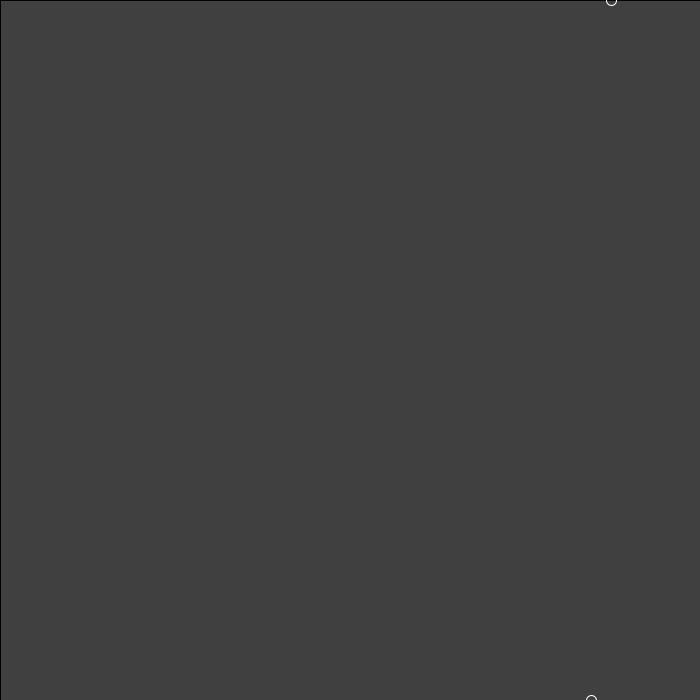
Frame 1 (no input)
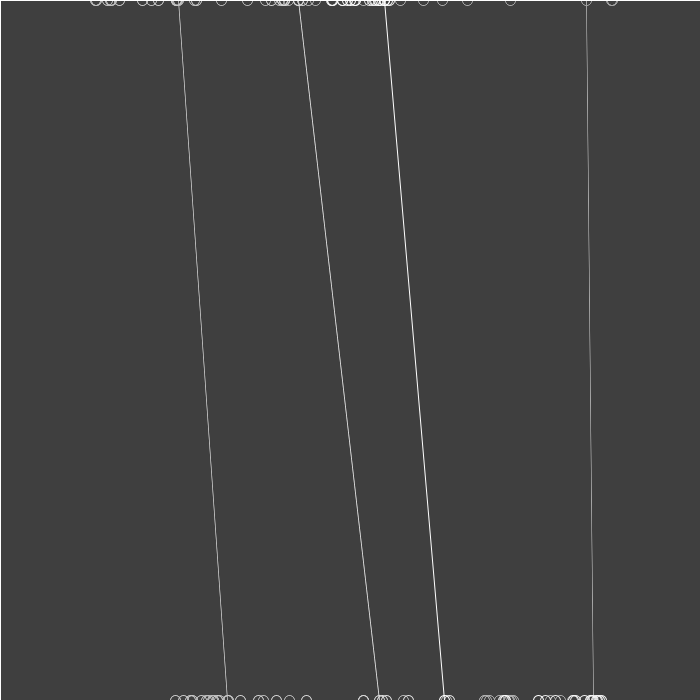
Frame 60 (the mouse pressed at the canvas centre just before this capture)
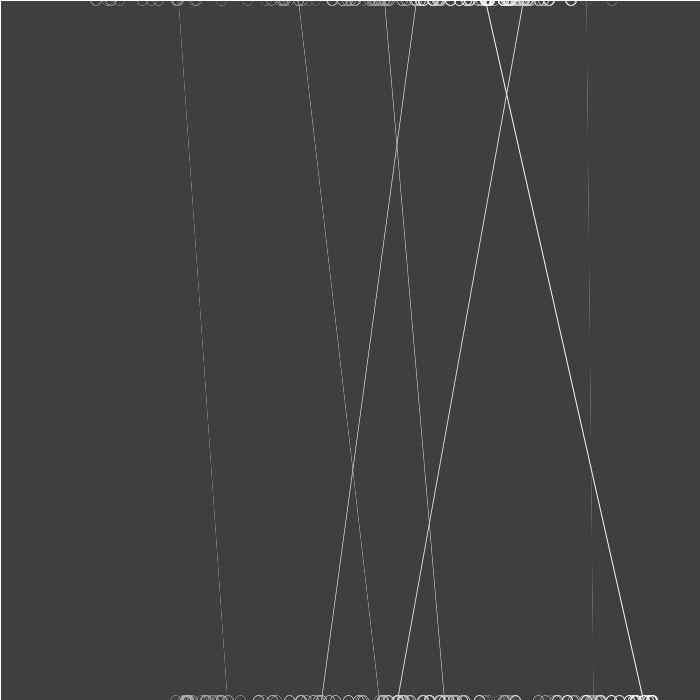
Frame 120 (the mouse held since frame 60 and released just before this capture)

The Processing sketch that drew these frames (run headless with seeded random() and noise(); from frame 60 on, the mouse is pressed at the canvas centre):

// Processing sketch: processing_184015
// ── processing_184015.pde

float v1;
float x1;
float inc1;
float v2;
float x2;
float inc2;

long timer ;

void setup()
{
  size(700, 700);
  // colorMode(HSB,360,100,100,100);

  background(65);
  v1=width/2;
  v2=width/2;
}


void draw()
{
  fill(0, 2);
  rect(0, 0, width, height);

  inc1 = random(0.01, 0.08);
  noiseSeed(1);
  x1 = noise(v1)*(width+200);
  v1+=inc1;

  inc2 = random(0.01, 0.08);
  noiseSeed(5000);
  x2 = noise(v2)*(width+200);
  v2+=inc2;

  stroke(255);

  ellipse(x1, 0, 10, 10);
  ellipse(x2, height, 10, 10);

  if (millis()- timer > 300)
  {

    line(x1, 0, x2, height);

    timer = millis();
  }
}
